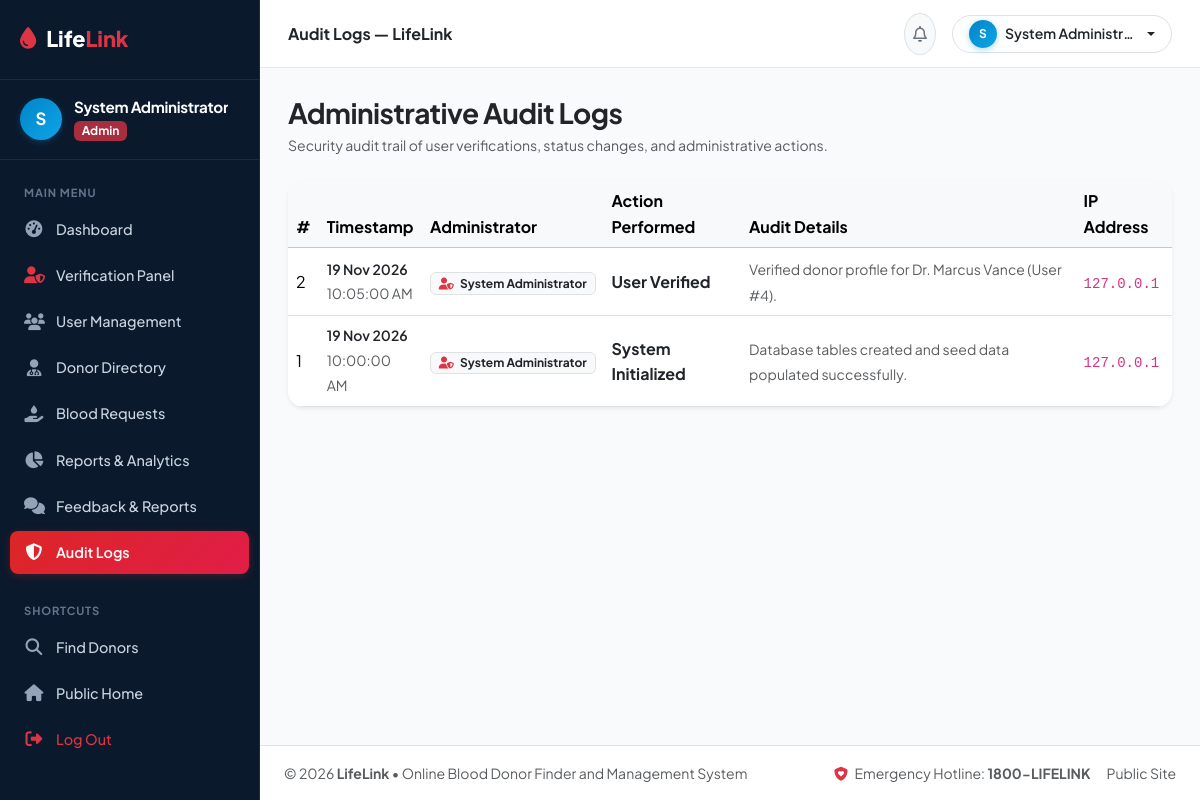
Screenshot of /admin/logs.php (signed in) with the database file from the repository.
### tables this page shows
CREATE TABLE IF NOT EXISTS `admin_logs` (
  `log_id` INT AUTO_INCREMENT PRIMARY KEY,
  `admin_id` INT NULL,
  `action` VARCHAR(100) NOT NULL,
  `details` TEXT NULL,
  `ip_address` VARCHAR(45) NULL,
  `created_at` TIMESTAMP DEFAULT CURRENT_TIMESTAMP,
  CONSTRAINT `fk_logs_admin` FOREIGN KEY (`admin_id`) REFERENCES `users` (`user_id`) ON DELETE SET NULL
);

CREATE TABLE IF NOT EXISTS `users` (
  `user_id` INT AUTO_INCREMENT PRIMARY KEY,
  `full_name` VARCHAR(100) NOT NULL,
  `email` VARCHAR(100) UNIQUE NOT NULL,
  `phone` VARCHAR(20) NOT NULL,
  `password` VARCHAR(255) NOT NULL,
  `role` ENUM('donor', 'requester', 'admin') NOT NULL DEFAULT 'donor',
  `account_status` ENUM('active', 'deactivated', 'suspended') DEFAULT 'active',
  `verification_status` ENUM('unverified', 'pending', 'verified', 'rejected') DEFAULT 'pending',
  `created_at` TIMESTAMP DEFAULT CURRENT_TIMESTAMP,
  `updated_at` TIMESTAMP DEFAULT CURRENT_TIMESTAMP ON UPDATE CURRENT_TIMESTAMP
);

### admin/logs.php (the view, shortened to what this page needs)
<?php
require_once __DIR__ . '/../includes/auth.php';
$logs = $db->query("SELECT l.*, u.full_name as admin_name
                    FROM admin_logs l
                    LEFT JOIN users u ON l.admin_id = u.user_id
                    ORDER BY l.created_at DESC LIMIT 50")->fetchAll();
require_once __DIR__ . '/../includes/header.php';
?>
<div class="dashboard-layout">
    <?php require_once __DIR__ . '/../includes/dashboard_sidebar.php'; ?>
    <div class="dashboard-main">
        <?php require_once __DIR__ . '/../includes/dashboard_topbar.php'; ?>
        <div class="dashboard-body">
            <div class="d-flex justify-content-between align-items-center mb-4">
                <div>
                    <h3 class="fw-bold mb-1 text-dark">Administrative Audit Logs</h3>
                    <p class="text-muted small mb-0">Security audit trail of user verifications, status changes, and administrative actions.</p>
                </div>
            </div>
            <div class="card border-0 shadow-sm rounded-4 bg-white overflow-hidden">
                <div class="table-responsive">
                    <table class="table table-hover align-middle mb-0">
                        <thead class="table-light">
                            <tr>
                                <th>#</th>
                                <th>Timestamp</th>
                                <th>Administrator</th>
                                <th>Action Performed</th>
                                <th>Audit Details</th>
                                <th>IP Address</th>
                            </tr>
                        </thead>
                        <tbody>
                            <?php if (empty($logs)): ?>
                                <tr>
                                    <td colspan="6" class="text-center py-5 text-muted">No audit logs recorded yet.</td>
                                </tr>
                            <?php else: ?>
                                <?php foreach ($logs as $l): ?>
                                    <tr>
                                        <td><?= $l['log_id'] ?></td>
                                        <td>
                                            <small class="text-dark fw-semibold d-block"><?= date('d M Y', strtotime($l['created_at'])) ?></small>
                                            <small class="text-muted"><?= date('h:i:s A', strtotime($l['created_at'])) ?></small>
                                        </td>
                                        <td>
                                            <span class="badge bg-light text-dark border">
                                                <i class="fa-solid fa-user-shield me-1 text-danger"></i>
                                                <?= htmlspecialchars($l['admin_name'] ?: 'System') ?>
                                            </span>
                                        </td>
                                        <td>
                                            <strong class="text-dark"><?= htmlspecialchars($l['action']) ?></strong>
                                        </td>
                                        <td>
                                            <span class="small text-muted"><?= htmlspecialchars($l['details'] ?: 'N/A') ?></span>
                                        </td>
                                        <td>
                                            <code><?= htmlspecialchars($l['ip_address'] ?? '127.0.0.1') ?></code>
                                        </td>
                                    </tr>
                                <?php endforeach; ?>
                            <?php endif; ?>
                        </tbody>
                    </table>
                </div>
            </div>
<?php require_once __DIR__ . '/../includes/dashboard_footer.php'; ?>

### assets/css/style.css (style rules this page uses)
:root { --primary-red: #DC2626; --primary-red-hover: #B91C1C; --primary-crimson: #E11D48; --primary-dark: #0B192C; --navy-slate: #1E293B; --navy-blue: #1E3A5F; --accent-cyan: #0284C7; --accent-sky: #0EA5E9; --text-primary: #0F172A; --text-muted: #64748B; --bg-light: #F8FAFC; --bg-card: #FFFFFF; --border-color: #E2E8F0; --badge-red-bg: #FEE2E2; --badge-red-text: #DC2626; --badge-cyan-bg: #E0F2FE; --badge-cyan-text: #0284C7; --shadow-sm: 0 2px 8px rgba(15, 23, 42, 0.05); --shadow-md: 0 8px 24px rgba(15, 23, 42, 0.08); --shadow-lg: 0 16px 36px rgba(15, 23, 42, 0.12); --radius-sm: 8px; --radius-md: 12px; --radius-lg: 18px; }
body { font-family: 'Plus Jakarta Sans', system-ui, -apple-system, sans-serif; color: var(--text-primary); background-color: var(--bg-light); line-height: 1.6; overflow-x: hidden; }
h1, h2, h3, h4, h5, h6 { font-weight: 700; color: var(--navy-slate); letter-spacing: -0.02em; }

### assets/css/dashboard.css (style rules this page uses)
:root { --primary-red: #DC2626; --primary-red-hover: #B91C1C; --primary-crimson: #E11D48; --primary-dark: #0B192C; --navy-slate: #1E293B; --navy-blue: #1E3A5F; --accent-cyan: #0284C7; --accent-sky: #0EA5E9; --text-primary: #0F172A; --text-muted: #64748B; --bg-light: #F8FAFC; --border-color: #E2E8F0; --shadow-sm: 0 1px 3px rgba(15, 23, 42, 0.06); --shadow-md: 0 4px 14px rgba(15, 23, 42, 0.06); --shadow-lg: 0 10px 28px rgba(15, 23, 42, 0.08); }
.dashboard-layout { display: flex; min-height: 100vh; background-color: #F8FAFC; }
.dashboard-main { flex-grow: 1; display: flex; flex-direction: column; min-width: 0; background-color: #F8FAFC; }
.dashboard-body { padding: 28px; flex-grow: 1; }

### rows the page displays
admin_logs: log_id "2", created_at "19 Nov 2026", created_at "10:05:00 AM", admin.full_name "System Administrator", action "User Verified", details "Verified donor profile for Dr. Marcus Vance (User #4).", ip_address "127.0.0.1"
admin_logs: log_id "1", created_at "19 Nov 2026", created_at "10:00:00 AM", admin.full_name "System Administrator", action "System Initialized", details "Database tables created and seed data populated successfully.", ip_address "127.0.0.1"

### other values shown
substr($currentUser['full_name'] ?? 'U', 0, 1) "S"
$currentUser['full_name'] "System Administrator"
$role "Admin"
$pageTitle "Audit Logs — LifeLink"
$currentUser['full_name'] "System Administr…"
